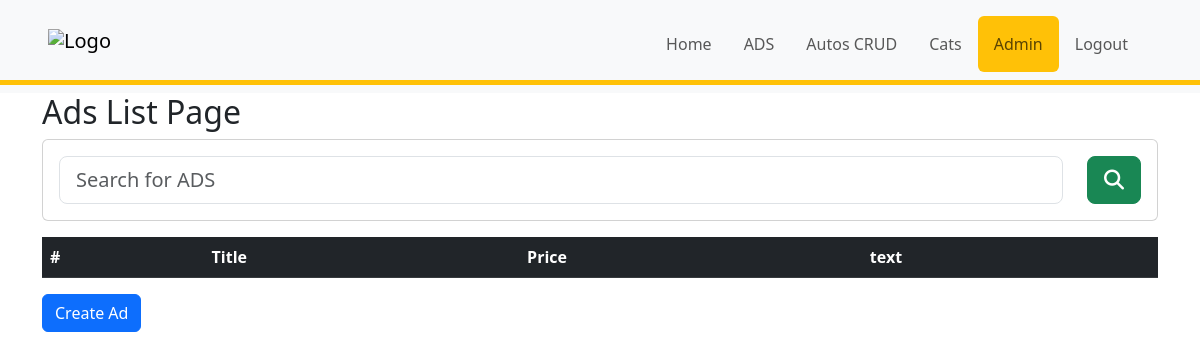
Before: /ads/ (signed in) with the older database file.
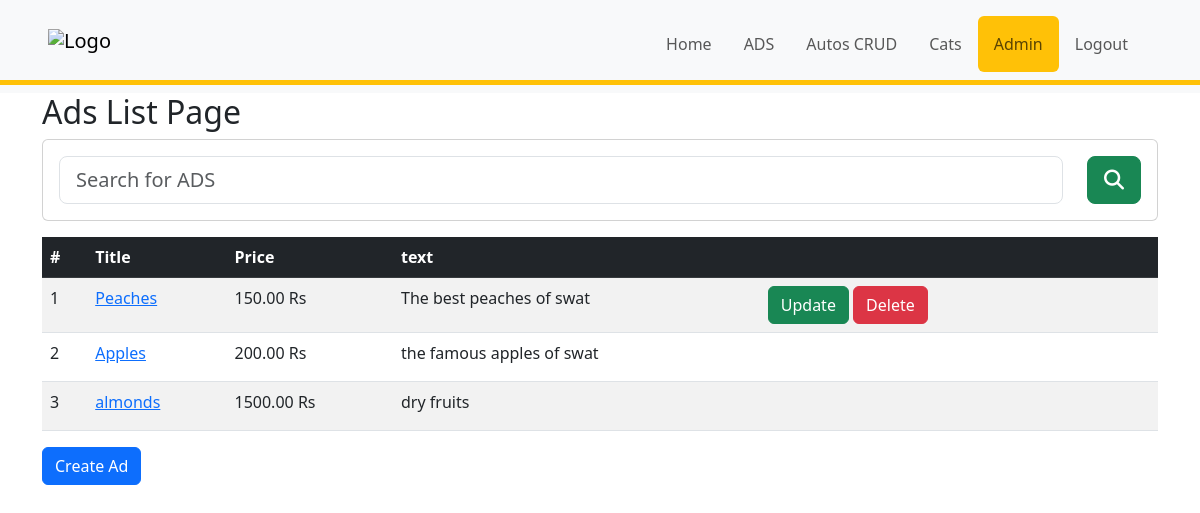
After: the same page with the newer database file.
### ads/models.py (models this page shows, shortened)
class Ad(models.Model):
    title = models.CharField(max_length=200, validators=[MinLengthValidator(
        2, 'ad title must be greater than 2 characters')])
    price = models.DecimalField(max_digits=7, decimal_places=2, null=True)
    text = models.TextField()
    picture = models.BinaryField(null=True, editable=True)
    content_type = models.CharField(
        max_length=256, null=True, help_text='The MIMEType of the file')
    comments = models.ManyToManyField(settings.AUTH_USER_MODEL,
                                      through='Comment', related_name='comments_owned')
    owner = models.ForeignKey(settings.AUTH_USER_MODEL,
                              on_delete=models.CASCADE)
    tags = TaggableManager()
    created_at = models.DateField(auto_now_add=True)
    updated_at = models.DateTimeField(auto_now=True)
    favorites = models.ManyToManyField(settings.AUTH_USER_MODEL,
        through='Fav', related_name='favorite_ads')

### ads/views.py (the view)
# urls.py: path('', AdListView.as_view(), name='all'),
class AdListView(LoginRequiredMixin, View):
  template_name = 'ads/ad_list.html'
  model = Ad
  def get(self, request):
    search = request.GET.get('search')
    if search:
      query = Q(title__icontains=search)
      query.add(Q(text__icontains=search), Q.OR)
      query.add(Q(price__icontains=search), Q.OR)
      query.add(Q(tags__name__in=[search]), Q.OR)
      ads = Ad.objects.filter(query).order_by('-updated_at')
    else:
      ads = Ad.objects.all().order_by('-updated_at')
    favorites = list()
    if request.user.is_authenticated:
            rows = request.user.favorite_ads.values('id')
            print(rows)
            favorites = [ row['id'] for row in rows ]
    ctx = {'ads': ads, 'favorites': favorites}
    return render(request, self.template_name, ctx)

### home/context_processors.py (called while the page is built)
def settings(request):
    return {
        'settings': django_settings,
    }

### ads/templates/ads/ad_list.html (shortened to what this page needs)
{% extends '_base.html' %} {% block content %}
<h2>Ads List Page</h2>
<form class="card card-sm mb-3" method="GET">
  <div class="card-body row  align-items-center">
      <div class="col">
          <input name="search" class="form-control form-control-lg form-control-borderless" type="search" placeholder="Search for ADS">
      </div>
      <div class="col-auto">
          <button class="btn btn-lg btn-success" type="submit"><i class="fa-solid fa-magnifying-glass"></i></button>
      </div>
  </div>
</form>
<table class="table table-striped my -3">
  <thead class="table-dark">
    <tr>
      <th scope="col">#</th>
      <th scope="col">Title</th>
      <th scope="col">Price</th>
      <th colspan="3" scope="col">text</th>
    </tr>
  </thead>
  <tbody>
    {% for ad in ads %}
    <tr class="">
      <td>{{forloop.counter}}</td>
      <td>
        <a href="{% url 'ads:ad_detail' ad.id %}">{{ ad.title }}</a>
      </td>
      <td>{{ ad.price }} Rs</td>
      <td>{{ ad.text }}</td>
      {% if ad.owner == request.user %}
      <td>
        <a class="btn btn-success" href="{% url 'ads:ad_update' ad.id %}"
          >Update</a
        >
        <a class="btn btn-danger" href="{% url 'ads:ad_delete' ad.id %}"
          >Delete</a
        >
      </td>
      {% else %}
      <td></td>
      {% endif %}
      <td>
        {% if user.is_authenticated %}
        <a href="#" onclick=
             "favAd('{% url 'ads:ad_favorite' ad.id %}', {{ ad.id }} );return false;"
            id="unfavorite_star_{{ad.id}}">
        <span class="fa-stack" style="vertical-align: middle;">
        </span>
        </a>
      {% endif %}
      </td>
    </tr>
    {% endfor %}
  </tbody>
</table>
<a class="btn btn-primary" href="{% url 'ads:ad_create'%}">Create Ad</a>
{% endblock %}

### templates/_base.html (shortened to what this page needs)
{% load static %}
<!DOCTYPE html>
<html>
  <head>
    <link
      href="https://cdnjs.cloudflare.com/ajax/libs/font-awesome/6.3.0/css/all.min.css"
      rel="stylesheet"
    />
    <link
      href="https://cdn.jsdelivr.net/npm/bootstrap@5.3.0-alpha1/dist/css/bootstrap.min.css"
      rel="stylesheet"
    />
  </head>
  <body>
    <div class="navbar navbar-expand-sm bg-body-tertiary">
      <div
        class="container-fluid px-5 border-bottom border-warning border-5 border-rounded"
      >
        <a class="navbar-brand h1" href="{% url 'home' %}">
          <img
            src="{% static 'images/logo.png' %}"
            class="img-fluid"
            width="80"
            alt="Logo"
          />
        </a>
        <nav
          class="mx-auto collapse navbar-collapse d-flex justify-content-end"
          id="navbarNav"
        >
          <ul class="navbar-nav border-1 p-2">
            <li class="nav-item p-2">
              <a class="nav-link" aria-current="page" href="{% url 'home' %}"
                >Home</a
              >
            </li>
            <li class="nav-item p-2">
              <a class="nav-link" href="/ads">ADS</a>
            </li>
            <li class="nav-item p-2">
              <a class="nav-link" href="/autos">Autos CRUD</a>
            </li>
            <li class="nav-item p-2">
              <a class="nav-link" href="/cats">Cats</a>
            </li>
            {% if user.is_authenticated %}
            <li class="nav-item p-2 bg-warning rounded">
              <a class="nav-link" href="/admin">Admin</a>
            </li>
            <li class="nav-item p-2">
              <a class="nav-link" href="{% url 'logout' %}">Logout</a>
            </li>
            {% endif %}
          </ul>
        </nav>
      </div>
    </div>
    <div class="container">{% block content %}
      {% endblock content %}
    </div>
  </body>
</html>

Changed rows visible on the page:
added Ad: title "Peaches", price "150.00", text "The best peaches of swat", shows "Update"
added Ad: title "Apples", price "200.00", text "the famous apples of swat"
added Ad: title "almonds", price "1500.00", text "dry fruits"
